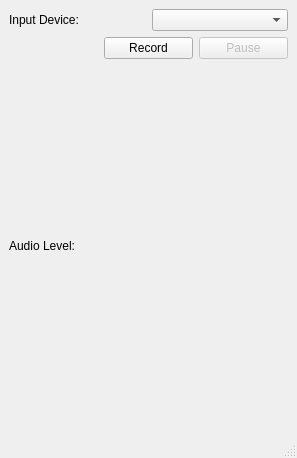
<?xml version="1.0" encoding="UTF-8"?>
<ui version="4.0">
 <class>AudioRecorder</class>
 <widget class="QMainWindow" name="AudioRecorder">
  <property name="geometry">
   <rect>
    <x>0</x>
    <y>0</y>
    <width>297</width>
    <height>458</height>
   </rect>
  </property>
  <property name="windowTitle">
   <string>MainWindow</string>
  </property>
  <widget class="QWidget" name="centralwidget">
   <layout class="QGridLayout" name="gridLayout_3">
    <item row="0" column="0" colspan="3">
     <layout class="QGridLayout" name="gridLayout_2">
      <item row="0" column="1">
       <widget class="QComboBox" name="audioDeviceBox"/>
      </item>
      <item row="0" column="0">
       <widget class="QLabel" name="label">
        <property name="text">
         <string>Input Device:</string>
        </property>
       </widget>
      </item>
     </layout>
    </item>
    <item row="1" column="1">
     <widget class="QPushButton" name="recordButton">
      <property name="text">
       <string>Record</string>
      </property>
     </widget>
    </item>
    <item row="1" column="2">
     <widget class="QPushButton" name="pauseButton">
      <property name="enabled">
       <bool>false</bool>
      </property>
      <property name="text">
       <string>Pause</string>
      </property>
     </widget>
    </item>
    <item row="2" column="0">
     <widget class="QLabel" name="levelLabel">
      <property name="text">
       <string>Audio Level:</string>
      </property>
     </widget>
    </item>
    <item row="2" column="1" colspan="2">
     <layout class="QVBoxLayout" name="levelsLayout"/>
    </item>
   </layout>
  </widget>
  <widget class="QStatusBar" name="statusbar"/>
 </widget>
 <resources/>
 <connections>
  <connection>
   <sender>recordButton</sender>
   <signal>clicked()</signal>
   <receiver>AudioRecorder</receiver>
   <slot>toggleRecord()</slot>
   <hints>
    <hint type="sourcelabel">
     <x>191</x>
     <y>340</y>
    </hint>
    <hint type="destinationlabel">
     <x>113</x>
     <y>317</y>
    </hint>
   </hints>
  </connection>
  <connection>
   <sender>pauseButton</sender>
   <signal>clicked()</signal>
   <receiver>AudioRecorder</receiver>
   <slot>togglePause()</slot>
   <hints>
    <hint type="sourcelabel">
     <x>252</x>
     <y>334</y>
    </hint>
    <hint type="destinationlabel">
     <x>258</x>
     <y>346</y>
    </hint>
   </hints>
  </connection>
 </connections>
 <slots>
  <slot>setOutputLocation()</slot>
  <slot>toggleRecord()</slot>
  <slot>togglePause()</slot>
 </slots>
</ui>
